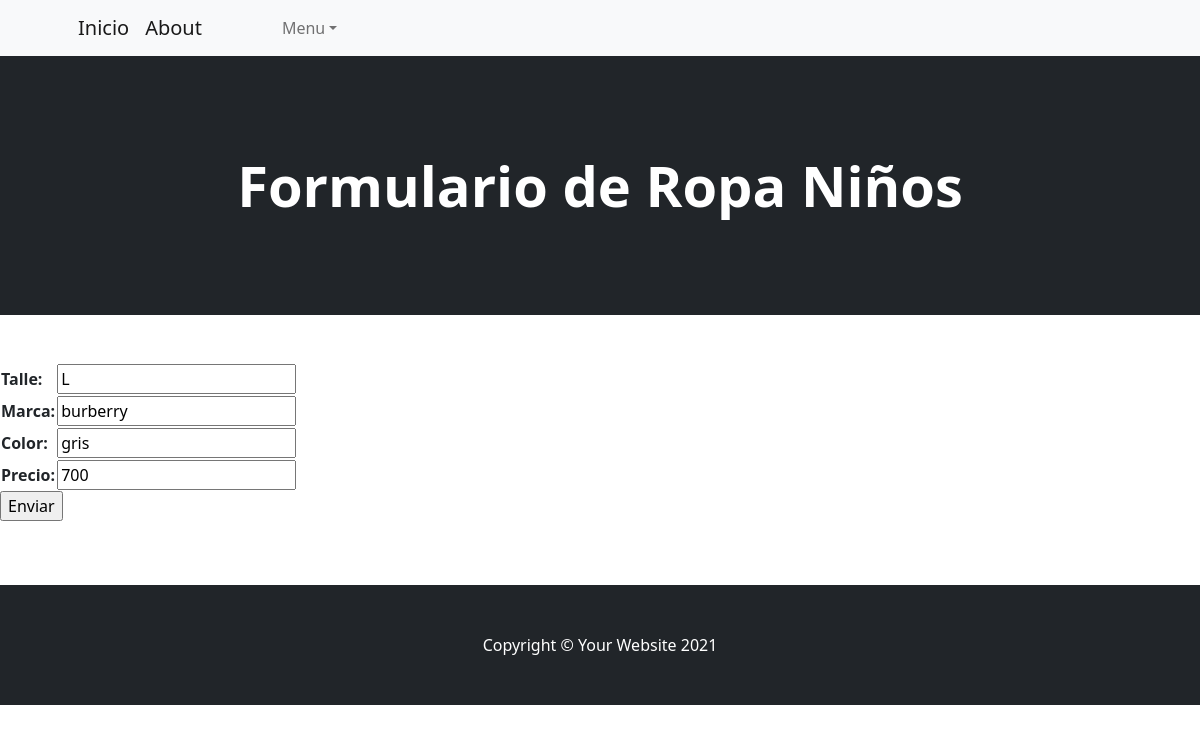
/AppRopa/editarRopaNiños/1/, run on the app's committed database.
### AppRopa/models.py (models this page shows, shortened)
class Niños(models.Model):
    talle = models.CharField(max_length=40)
    marca = models.CharField(max_length=40)
    color = models.CharField(max_length=40)
    precio = models.IntegerField()

### AppRopa/forms.py
class NiñosFormulario(forms.Form):
    talle = forms.CharField(max_length=40)
    marca = forms.CharField(max_length=40)
    color = forms.CharField(max_length=40)
    precio = forms.IntegerField()

### AppRopa/views.py (called while the page is built)
def editarRopaNiños(request, numero_para_editar):
    ropaN = Niños.objects.get(id = numero_para_editar)
    if request.method == "POST":
        miFormulario = NiñosFormulario(request.POST)
        if miFormulario.is_valid():
            informacion = miFormulario.cleaned_data
            ropaN.talle = informacion["talle"]
            ropaN.marca = informacion["marca"]
            ropaN.color = informacion["color"]
            ropaN.precio = informacion["precio"]
            ropaN.save() #guarda los datos en la base de datos
            return render(request, 'AppRopa/ropa.html')
    else:
        miFormulario = NiñosFormulario(initial={"talle":ropaN.talle, "marca":ropaN.marca, "color":ropaN.color, "precio":ropaN.precio})
    return render(request, 'AppRopa/editarRopaNiños.html', {"miFormulario":miFormulario, "numero_para_editar":numero_para_editar})

### AppRopa/templates/AppRopa/editarRopaNiños.html (shortened to what this page needs)
{%extends "AppInicio/base.html"%}
{%load static%}
    {%block head%}
        <h1 class="display-4 fw-bolder">Formulario de Ropa Niños</h1>
    {%endblock%}
    {%block contenido%}
        <form action="" method="POST"> {% csrf_token %}
            <table>
                {{ miFormulario.as_table }}
            </table>
            <input type="submit" value="Enviar">
        </form>
    {%endblock%}

### data on the page
Niños: talle "L", marca "burberry", color "gris", precio "700"
